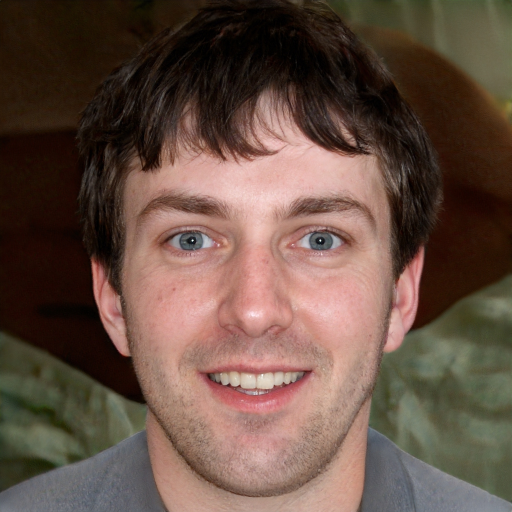
#> input picture 50_shades/people/p1.jpeg, 1024 x 1024 px (shown at 1/2 size); its folder holds only this picture in this run
$ python shades.py
#> lines starting #> are read from the running program, lines starting #| are printed output that depends on the picture
### 50_shades/imghelper.py
import random
import os

def compute_rectangle(p1,p2):
    (x1,y1,w1,h1) = p1
    (x2,y2,w2,h2) = p2
    # rectangle is x1,y1 -> x2+w1, y2+h2
    return [x1,y1, x2+w2,y2+h2]

def random_sunglasses():
    sunglasses = os.listdir("sunglasses")
    entry = random.randint(0, len(sunglasses)-1)
    print('Shades:' + sunglasses[entry])
    return 'sunglasses/'+sunglasses[entry]

### 50_shades/shades.py
import cv2
import os
from PIL import Image
from imghelper import compute_rectangle,random_sunglasses
from pathlib import Path

# cerner_2^5_2020

# Load the cascade
eye_cascade = cv2.CascadeClassifier('haarcascade_eye.xml')

def draw_sunglasses(image_file,image_name):
#> called with image_file = 'people/p1.jpeg', image_name = 'p1'
    img = cv2.imread(image_file)
#> img is the input picture: shape (1024, 1024, 3); mean B, G, R 67.9, 79.5, 102.2
    # Convert into grayscale
    gray = cv2.cvtColor(img, cv2.COLOR_BGR2GRAY)
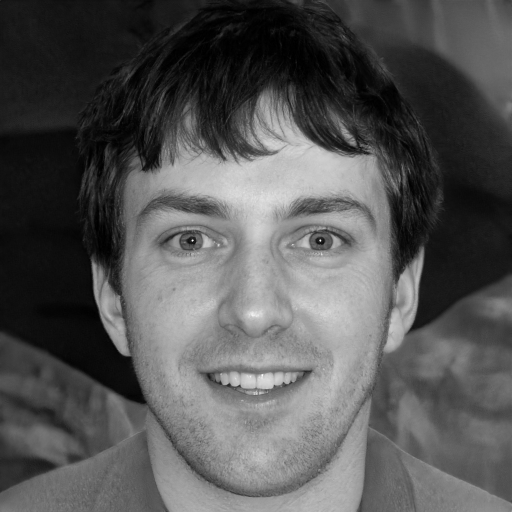
#> gray: shape (1024, 1024) (shown at 1/2 size); min 0, max 254, mean 85
    # detect eyes
    eyes = eye_cascade.detectMultiScale(gray, 1.2, 5)
#> eyes = [[576, 415, 131, 131], [302, 409, 141, 141]]
    if len(eyes) != 2:
        print('Did not find 2 eyes, cannot draw sunglasses')
        return

    sorted(eyes, key=lambda x: x[0])
    eye_rect = compute_rectangle(eyes[0], eyes[1])
#> in compute_rectangle, `(x1,y1,w1,h1) = p1`: x1 = 576; y1 = 415; w1 = 131
#> in compute_rectangle, `(x2,y2,w2,h2) = p2`: x2 = 302; y2 = 409; w2 = 141
#> eye_rect = [576, 415, 443, 550]
    rx,ry,rw,rh = eye_rect
#> rx = 576; ry = 415; rw = 443; rh = 550

    # resize and scale to 110%
    new_size = (int((rw-rx)*1.1), int((rh-ry)*1.1))
#> new_size = (-146, 148)
    background = Image.open(image_file)
    foreground = Image.open(random_sunglasses()).resize(new_size)
    background.paste(foreground, (rx, ry), foreground)
    background.save('out/'+image_name +'.png', 'PNG')

for filename in os.listdir("people"):
    print('Adding sunglasses to: ' + filename)
#> (the run stopped early here; a loop or call above may not have finished)

$ run again, on 50_shades/people/p2.jpeg
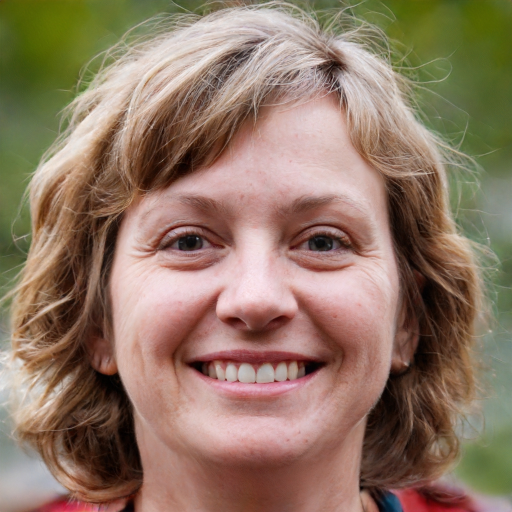
#> input picture 50_shades/people/p2.jpeg, 1024 x 1024 px (shown at 1/2 size)
#> in draw_sunglasses, img is the input picture: shape (1024, 1024, 3); mean B, G, R 100.6, 119.5, 143.7
#> in draw_sunglasses, `gray = cv2.cvtColor(img, cv2.COLOR_BGR2GRAY)`:
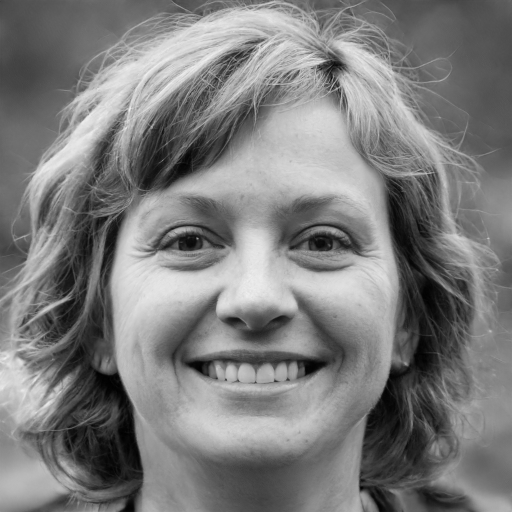
#> gray: shape (1024, 1024) (shown at 1/2 size); min 0, max 243, mean 124.6
#> eyes = [[289, 400, 173, 173], [546, 393, 180, 180]]
#> x1 = 289; y1 = 400; w1 = 173
#> x2 = 546; y2 = 393; w2 = 180
#> eye_rect = [289, 400, 726, 573]
#> rx = 289; ry = 400; rw = 726; rh = 573
#> new_size = (480, 190)
